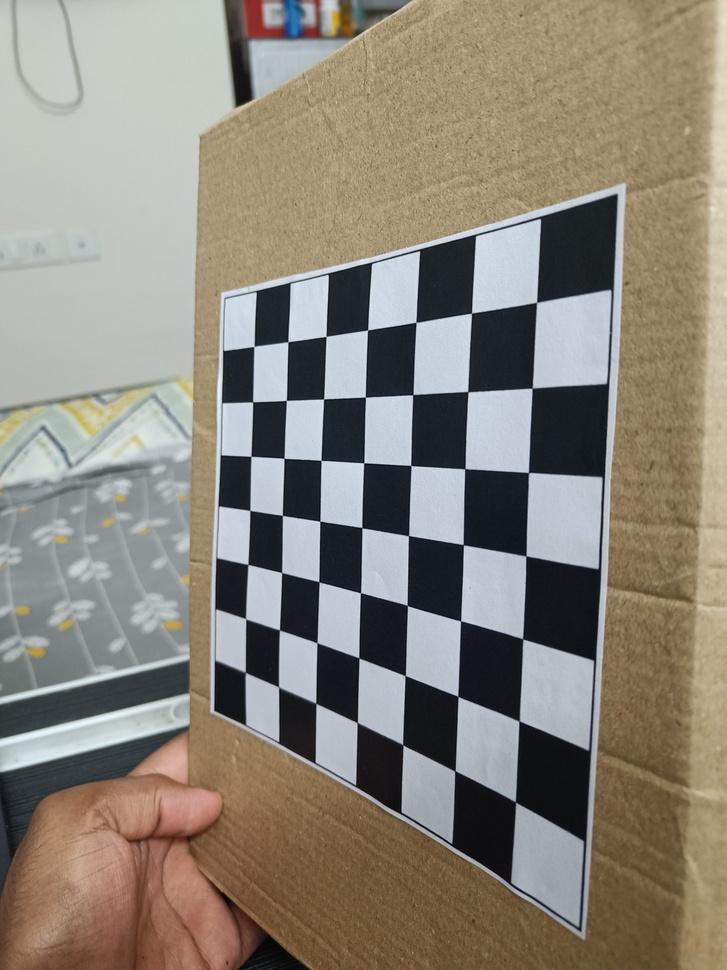
#> input picture source/scripts/IMG20260810203319.jpeg, 727 x 970 px, shrunk from 3072 x 4096 before the run; its folder holds only this picture in this run
$ python CameraCalibration.py
#> lines starting #> are read from the running program, lines starting #| are printed output that depends on the picture; after the words box and inside, x2 and y2 are one past the last pixel; in counts of white or black regions, pixels touching at a corner belong together; long printed decimals are rounded
# Import required modules
import cv2
import numpy as np
import os
import glob


# Define the dimensions of checkerboard
CHECKERBOARD = (7, 7)
SQUARE_SIZE = 22


# stop the iteration when specified
# accuracy, epsilon, is reached or
# specified number of iterations are completed.
criteria = (cv2.TERM_CRITERIA_EPS +
            cv2.TERM_CRITERIA_MAX_ITER, 30, 0.001)


# Vector for 3D points
threedpoints = []

# Vector for 2D points
twodpoints = []


#  3D points real world coordinates
objectp3d = np.zeros((1, CHECKERBOARD[0]
                      * CHECKERBOARD[1],
                      3), np.float32)
objectp3d[0, :, :2] = np.mgrid[0:CHECKERBOARD[0],
0:CHECKERBOARD[1]].T.reshape(-1, 2) * SQUARE_SIZE
prev_img_shape = None


# Extracting path of individual image stored
# in a given directory. Since no path is
# specified, it will take current directory
# jpg files alone
script_dir = os.path.dirname(os.path.abspath(__file__))
images = glob.glob(os.path.join(script_dir, '*.jpeg'))

if not images:
    print("No images found for calibration in", script_dir)
    exit(1)

for filename in images:
    image = cv2.imread(filename)
#> image is the input picture: shape (970, 727, 3); mean B, G, R 121.5, 132.8, 139.4
    grayColor = cv2.cvtColor(image, cv2.COLOR_BGR2GRAY)
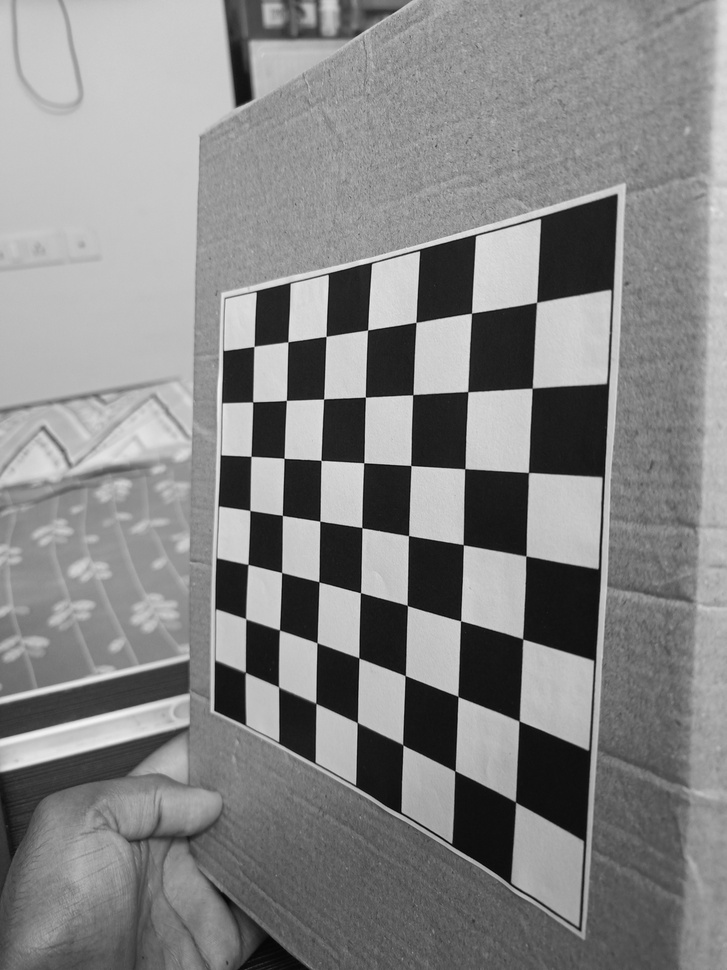
#> grayColor: shape (970, 727); min 1, max 244, mean 133.5

    # Find the chess board corners
    # If desired number of corners are
    # found in the image then ret = true
    ret, corners = cv2.findChessboardCorners(
        grayColor, CHECKERBOARD,
        cv2.CALIB_CB_ADAPTIVE_THRESH
        + cv2.CALIB_CB_FAST_CHECK +
        cv2.CALIB_CB_NORMALIZE_IMAGE)
#> ret = True; corners = 49 rows, first 8: [536.5, 302.3], [531.9, 388.5], [528.5, 472.5], [525.8, 556], [522.8, 639], [519, 720.9], [515.4, 801.9], [471.5, 313.1]

    # If desired number of corners can be detected then,
    # refine the pixel coordinates and display
    # them on the images of checker board
    if ret == True:
        threedpoints.append(objectp3d)

        # Refining pixel coordinates
        # for given 2d points.
        corners2 = cv2.cornerSubPix(
            grayColor, corners, (11, 11), (-1, -1), criteria)
#> corners2 = 49 rows, first 8: [536.6, 302.4], [532.2, 388.1], [528.4, 472.5], [525.9, 556], [522.6, 638.8], [519.2, 721], [515.5, 802], [471.5, 313.1]

        twodpoints.append(corners2)

        # Draw and display the corners
        image = cv2.drawChessboardCorners(image,
                                          CHECKERBOARD,
                                          corners2, ret)
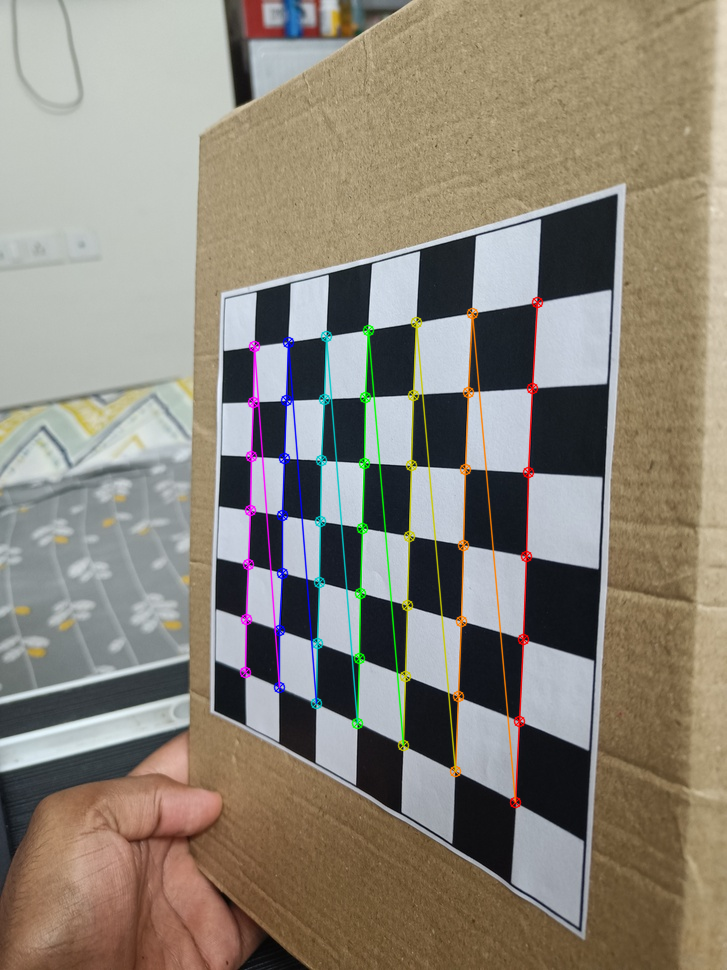
#> image: shape (970, 727, 3); 2.77% of pixels changed, all inside (x1, y1, x2, y2) = (239, 296, 544, 809)

    cv2.imshow('img', image)
    cv2.waitKey(0)

cv2.destroyAllWindows()

h, w = image.shape[:2]
#> h = 970; w = 727

if not threedpoints:
    print("No chessboard corners found in any of the images!")
    exit(1)

# Perform camera calibration by
# passing the value of above found out 3D points (threedpoints)
# and its corresponding pixel coordinates of the
# detected corners (twodpoints)
ret, matrix, distortion, r_vecs, t_vecs = cv2.calibrateCamera(
    threedpoints, twodpoints, grayColor.shape[::-1], None, None)
#> ret = 1.3; matrix = [[2388, 0, 120.5], [0, 15449.4, 683], [0, 0, 1]]; distortion = [[-35.06, 24507, 1.31, 8.27, -21725.4]]; r_vecs = ([0.925, -0.782, 1.44],); t_vecs = ([262.8, -55.85, 4211.4],)


# Displaying required output
print(" Camera matrix:")
print(matrix)
#| [[2.38802039e+03 0.00000000e+00 1.20451212e+02]
#|  [0.00000000e+00 1.54494386e+04 6.82982549e+02]
#|  [0.00000000e+00 0.00000000e+00 1.00000000e+00]]

print("\n Distortion coefficient:")
print(distortion)
#| [[-3.50615198e+01  2.45069931e+04  1.30978986e+00  8.27149902e+00
#|   -2.17254487e+04]]

print("\n Rotation Vectors:")
print(r_vecs)
#| (array([[ 0.9247],
#|        [-0.7819],
#|        [ 1.443]]),)

print("\n Translation Vectors:")
print(t_vecs)
#| (array([[ 262.799],
#|        [ -55.845],
#|        [4211.361]]),)

# Camera matrix:
# [[3.02256614e+03 0.00000000e+00 1.57332550e+03]
#  [0.00000000e+00 2.99920319e+03 2.08568524e+03]
# [0.00000000e+00 0.00000000e+00 1.00000000e+00]]
#
# Distortion coefficient:
# [[ 0.11227764 -0.26654594  0.0102432   0.00393819 -0.01863315]]
#
# Rotation Vectors:
# (array([[0.6941849 ],
#         [0.60814025],
#         [1.52889918]]), array([[ 0.02662026],
#                                [-0.0991817 ],
#                                [ 1.55349761]]), array([[-0.53196288],
#                                                        [-0.9587161 ],
#                                                        [ 1.25968779]]))
#
# Translation Vectors:
# (array([[ 42.80590986],
#         [-49.42197548],
#         [185.88854762]]), array([[ 68.5421583 ],
#                                  [-65.64651562],
#                                  [231.28746167]]), array([[ 31.02571101],
#                                                           [-62.1650472 ],
#                                                           [318.09342831]]))

$ run again, on source/scripts/IMG20260810203324.jpeg
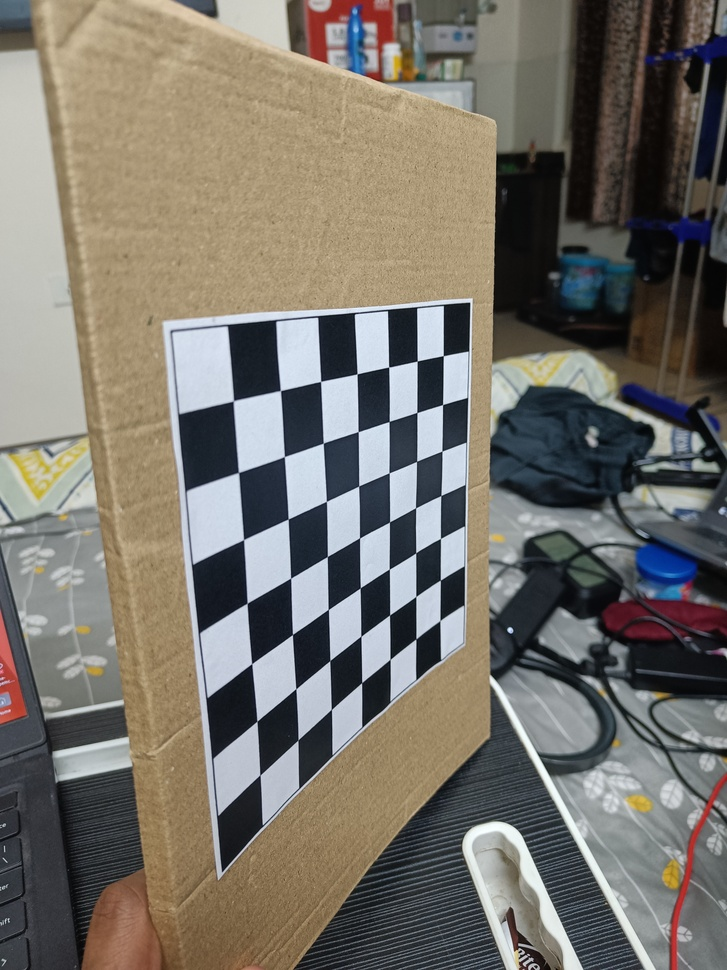
#> input picture source/scripts/IMG20260810203324.jpeg, 727 x 970 px, shrunk from 3072 x 4096 before the run
#> image is the input picture: shape (970, 727, 3); mean B, G, R 106.5, 114.6, 119.1
#> `grayColor = cv2.cvtColor(image, cv2.COLOR_BGR2GRAY)`:
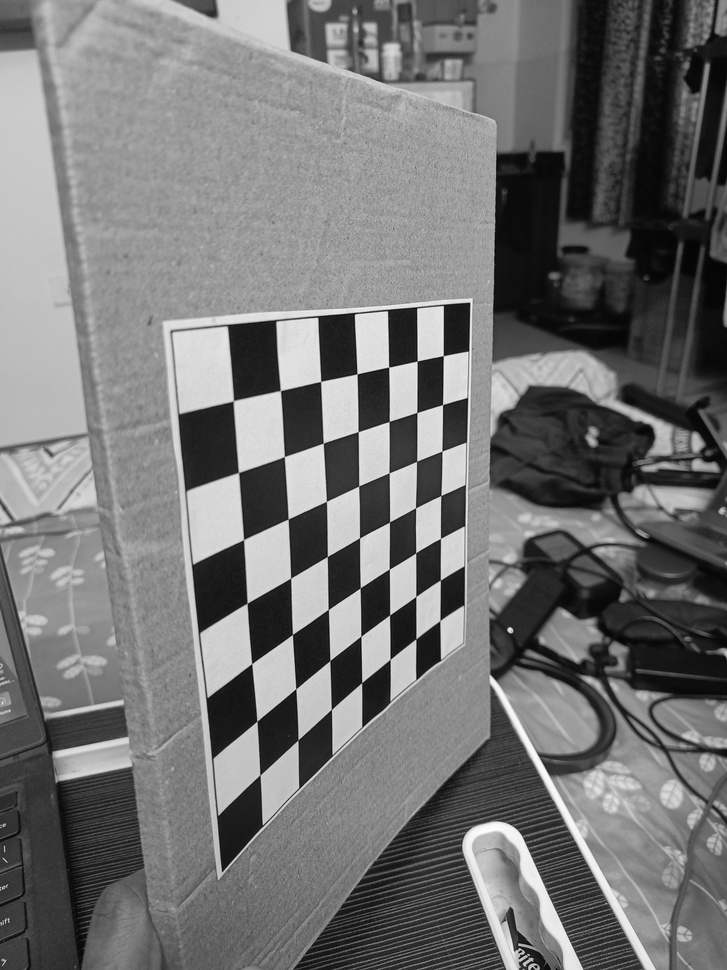
#> grayColor: shape (970, 727); min 1, max 253, mean 115
#> `ret, corners = cv2.findChessboardCorners( grayColor, CHECKERBOARD, cv2..`: ret = True; corners = 49 rows, first 8: [443.3, 355.7], [442.6, 404.5], [442, 451.1], [440.9, 495.5], [440.5, 538.4], [440.3, 580.1], [440, 620.5], [417.2, 361]
#> corners2 = 49 rows, first 8: [443.3, 355.7], [442.5, 404.6], [441.9, 451.1], [440.8, 495.5], [440.5, 538.4], [440.4, 580], [439.8, 620.5], [417.2, 361]
#> `image = cv2.drawChessboardCorners(image, CHECKERBOARD, corners2, ret)`:
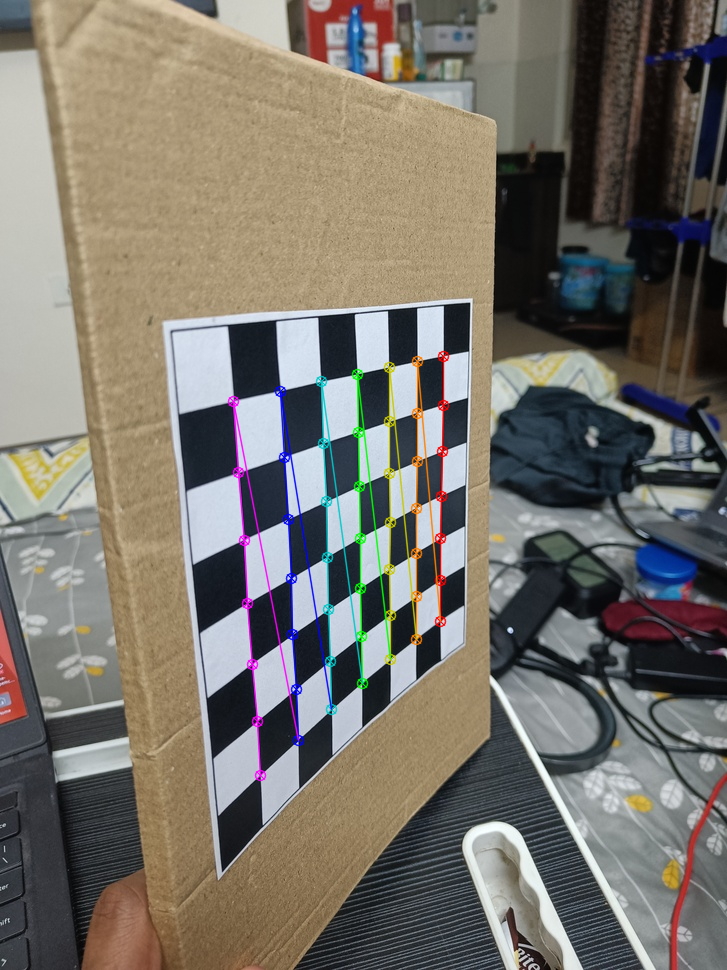
#> image: shape (970, 727, 3); 2.21% of pixels changed, all inside (x1, y1, x2, y2) = (227, 350, 450, 782)
#> `ret, matrix, distortion, r_vecs, t_vecs = cv2.calibrateCamera( threedp..`: ret = 1.15; matrix = [[474.8, 0, 389.9], [0, 610.2, 479.3], [0, 0, 1]]; distortion = [[0.0444, 0.528, 0.03, 0.0341, -1.47]]; r_vecs = ([-0.38, -0.862, 1.33],); t_vecs = ([29.8, -54.85, 267.4],)
#| [[474.838   0.         389.914]
#|  [  0.         610.202 479.256 ]
#|  [  0.           0.           1.        ]]
#| [[ 0.04438  0.5282  0.03003  0.03409 -1.467 ]]
#| (array([[-0.3797],
#|        [-0.862],
#|        [ 1.328]]),)
#| (array([[ 29.800],
#|        [-54.852],
#|        [267.436 ]]),)
